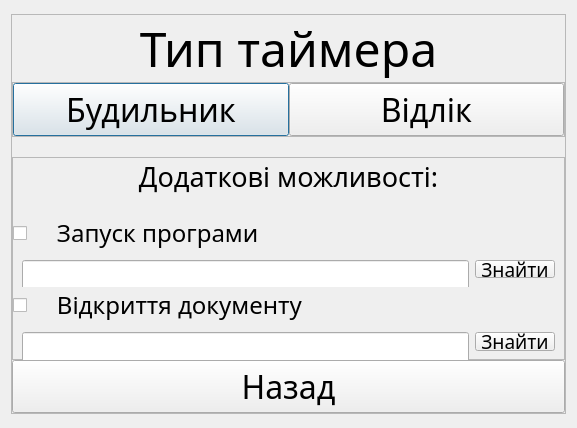
<?xml version="1.0" encoding="UTF-8"?>
<ui version="4.0">
 <class>AddMenu</class>
 <widget class="QDialog" name="AddMenu">
  <property name="geometry">
   <rect>
    <x>0</x>
    <y>0</y>
    <width>577</width>
    <height>428</height>
   </rect>
  </property>
  <property name="windowTitle">
   <string>Dialog</string>
  </property>
  <layout class="QGridLayout" name="gridLayout">
   <item row="0" column="0">
    <widget class="QFrame" name="frame_2">
     <property name="minimumSize">
      <size>
       <width>500</width>
       <height>250</height>
      </size>
     </property>
     <property name="maximumSize">
      <size>
       <width>16777215</width>
       <height>400</height>
      </size>
     </property>
     <property name="frameShape">
      <enum>QFrame::StyledPanel</enum>
     </property>
     <property name="frameShadow">
      <enum>QFrame::Raised</enum>
     </property>
     <layout class="QGridLayout" name="gridLayout_2">
      <property name="leftMargin">
       <number>0</number>
      </property>
      <property name="topMargin">
       <number>0</number>
      </property>
      <property name="rightMargin">
       <number>0</number>
      </property>
      <property name="bottomMargin">
       <number>0</number>
      </property>
      <property name="spacing">
       <number>0</number>
      </property>
      <item row="0" column="0">
       <layout class="QVBoxLayout" name="verticalLayout">
        <item>
         <widget class="QLabel" name="labelTimerName">
          <property name="font">
           <font>
            <family>Montserrat</family>
            <pointsize>36</pointsize>
            <bold>false</bold>
           </font>
          </property>
          <property name="tabletTracking">
           <bool>false</bool>
          </property>
          <property name="focusPolicy">
           <enum>Qt::ClickFocus</enum>
          </property>
          <property name="whatsThis">
           <string comment="max 36 symols"/>
          </property>
          <property name="text">
           <string>Тип таймера</string>
          </property>
          <property name="alignment">
           <set>Qt::AlignCenter</set>
          </property>
         </widget>
        </item>
        <item>
         <layout class="QHBoxLayout" name="horizontalLayout_5">
          <property name="sizeConstraint">
           <enum>QLayout::SetDefaultConstraint</enum>
          </property>
          <item>
           <widget class="QFrame" name="frame">
            <property name="maximumSize">
             <size>
              <width>600</width>
              <height>16777215</height>
             </size>
            </property>
            <property name="frameShape">
             <enum>QFrame::StyledPanel</enum>
            </property>
            <property name="frameShadow">
             <enum>QFrame::Raised</enum>
            </property>
            <layout class="QHBoxLayout" name="horizontalLayout">
             <property name="spacing">
              <number>0</number>
             </property>
             <property name="leftMargin">
              <number>0</number>
             </property>
             <property name="topMargin">
              <number>0</number>
             </property>
             <property name="rightMargin">
              <number>0</number>
             </property>
             <property name="bottomMargin">
              <number>0</number>
             </property>
             <item>
              <widget class="QPushButton" name="alarmButton">
               <property name="sizePolicy">
                <sizepolicy hsizetype="Minimum" vsizetype="Minimum">
                 <horstretch>0</horstretch>
                 <verstretch>0</verstretch>
                </sizepolicy>
               </property>
               <property name="font">
                <font>
                 <family>Montserrat</family>
                 <pointsize>24</pointsize>
                </font>
               </property>
               <property name="text">
                <string>Будильник</string>
               </property>
              </widget>
             </item>
             <item>
              <widget class="QPushButton" name="timerButton">
               <property name="sizePolicy">
                <sizepolicy hsizetype="Minimum" vsizetype="Minimum">
                 <horstretch>0</horstretch>
                 <verstretch>0</verstretch>
                </sizepolicy>
               </property>
               <property name="font">
                <font>
                 <family>Montserrat</family>
                 <pointsize>24</pointsize>
                </font>
               </property>
               <property name="text">
                <string>Відлік</string>
               </property>
              </widget>
             </item>
            </layout>
           </widget>
          </item>
         </layout>
        </item>
        <item>
         <spacer name="verticalSpacer">
          <property name="orientation">
           <enum>Qt::Vertical</enum>
          </property>
          <property name="sizeType">
           <enum>QSizePolicy::Fixed</enum>
          </property>
          <property name="sizeHint" stdset="0">
           <size>
            <width>20</width>
            <height>20</height>
           </size>
          </property>
         </spacer>
        </item>
        <item>
         <widget class="QFrame" name="additionalSettings">
          <property name="frameShape">
           <enum>QFrame::StyledPanel</enum>
          </property>
          <property name="frameShadow">
           <enum>QFrame::Raised</enum>
          </property>
          <layout class="QVBoxLayout" name="verticalLayout_2">
           <property name="spacing">
            <number>0</number>
           </property>
           <property name="leftMargin">
            <number>0</number>
           </property>
           <property name="topMargin">
            <number>0</number>
           </property>
           <property name="rightMargin">
            <number>0</number>
           </property>
           <property name="bottomMargin">
            <number>0</number>
           </property>
           <item>
            <widget class="QLabel" name="additionalSettingsText">
             <property name="font">
              <font>
               <family>Montserrat</family>
               <pointsize>20</pointsize>
              </font>
             </property>
             <property name="text">
              <string>Додаткові можливості:</string>
             </property>
             <property name="alignment">
              <set>Qt::AlignHCenter|Qt::AlignTop</set>
             </property>
            </widget>
           </item>
           <item>
            <spacer name="verticalSpacer_2">
             <property name="orientation">
              <enum>Qt::Vertical</enum>
             </property>
             <property name="sizeType">
              <enum>QSizePolicy::Fixed</enum>
             </property>
             <property name="sizeHint" stdset="0">
              <size>
               <width>20</width>
               <height>20</height>
              </size>
             </property>
            </spacer>
           </item>
           <item>
            <widget class="QCheckBox" name="executeProgram">
             <property name="font">
              <font>
               <family>Montserrat</family>
               <pointsize>18</pointsize>
              </font>
             </property>
             <property name="text">
              <string>    Запуск програми</string>
             </property>
            </widget>
           </item>
           <item>
            <widget class="QWidget" name="executeProgramWidget" native="true">
             <property name="font">
              <font>
               <family>Montserrat</family>
               <pointsize>14</pointsize>
              </font>
             </property>
             <layout class="QHBoxLayout" name="horizontalLayout_2">
              <item>
               <widget class="QLineEdit" name="executeProgramPath">
                <property name="sizePolicy">
                 <sizepolicy hsizetype="MinimumExpanding" vsizetype="Fixed">
                  <horstretch>0</horstretch>
                  <verstretch>0</verstretch>
                 </sizepolicy>
                </property>
                <property name="minimumSize">
                 <size>
                  <width>0</width>
                  <height>30</height>
                 </size>
                </property>
                <property name="maximumSize">
                 <size>
                  <width>16777215</width>
                  <height>30</height>
                 </size>
                </property>
                <property name="font">
                 <font>
                  <family>Montserrat</family>
                  <pointsize>14</pointsize>
                 </font>
                </property>
                <property name="alignment">
                 <set>Qt::AlignBottom|Qt::AlignLeading|Qt::AlignLeft</set>
                </property>
               </widget>
              </item>
              <item>
               <widget class="QPushButton" name="findProgramButton">
                <property name="sizePolicy">
                 <sizepolicy hsizetype="Minimum" vsizetype="Fixed">
                  <horstretch>0</horstretch>
                  <verstretch>0</verstretch>
                 </sizepolicy>
                </property>
                <property name="maximumSize">
                 <size>
                  <width>16777215</width>
                  <height>35</height>
                 </size>
                </property>
                <property name="font">
                 <font>
                  <family>Montserrat</family>
                  <pointsize>14</pointsize>
                 </font>
                </property>
                <property name="text">
                 <string>Знайти</string>
                </property>
                <property name="autoRepeatInterval">
                 <number>0</number>
                </property>
               </widget>
              </item>
             </layout>
            </widget>
           </item>
           <item>
            <widget class="QCheckBox" name="openDocument">
             <property name="font">
              <font>
               <family>Montserrat</family>
               <pointsize>18</pointsize>
              </font>
             </property>
             <property name="text">
              <string>    Відкриття документу</string>
             </property>
            </widget>
           </item>
           <item>
            <widget class="QWidget" name="openDocumentWidget" native="true">
             <layout class="QHBoxLayout" name="horizontalLayout_3">
              <item>
               <widget class="QLineEdit" name="openDocumentPath">
                <property name="sizePolicy">
                 <sizepolicy hsizetype="MinimumExpanding" vsizetype="Fixed">
                  <horstretch>0</horstretch>
                  <verstretch>0</verstretch>
                 </sizepolicy>
                </property>
                <property name="minimumSize">
                 <size>
                  <width>0</width>
                  <height>30</height>
                 </size>
                </property>
                <property name="maximumSize">
                 <size>
                  <width>16777215</width>
                  <height>30</height>
                 </size>
                </property>
                <property name="font">
                 <font>
                  <family>Montserrat</family>
                  <pointsize>14</pointsize>
                 </font>
                </property>
               </widget>
              </item>
              <item>
               <widget class="QPushButton" name="findDocumentButton">
                <property name="maximumSize">
                 <size>
                  <width>16777215</width>
                  <height>35</height>
                 </size>
                </property>
                <property name="font">
                 <font>
                  <family>Montserrat</family>
                  <pointsize>14</pointsize>
                 </font>
                </property>
                <property name="text">
                 <string>Знайти</string>
                </property>
               </widget>
              </item>
             </layout>
            </widget>
           </item>
          </layout>
         </widget>
        </item>
        <item>
         <widget class="QPushButton" name="backButton">
          <property name="sizePolicy">
           <sizepolicy hsizetype="Minimum" vsizetype="Minimum">
            <horstretch>0</horstretch>
            <verstretch>0</verstretch>
           </sizepolicy>
          </property>
          <property name="font">
           <font>
            <family>Montserrat</family>
            <pointsize>24</pointsize>
           </font>
          </property>
          <property name="text">
           <string>Назад</string>
          </property>
         </widget>
        </item>
       </layout>
      </item>
     </layout>
    </widget>
   </item>
  </layout>
 </widget>
 <resources/>
 <connections/>
</ui>
